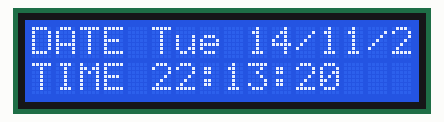
A sketch run on a simulated Arduino Uno, built with avr-gcc and run on an emulated ATmega328P. Parts: 16×2 character LCD. The local clock reads 2024-03-15 10:24:30 at power-on unless the sketch sets it.

Above: at 0.2 s.
At 4.1 s:
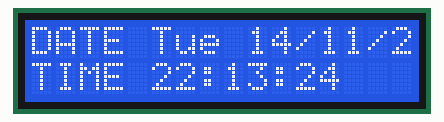
At 9.1 s:
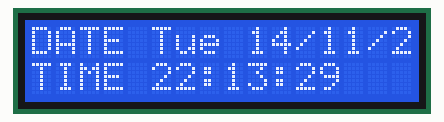
At 18.1 s:
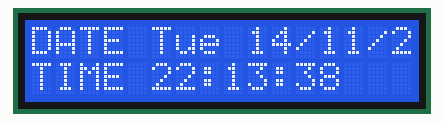
At 27.1 s:
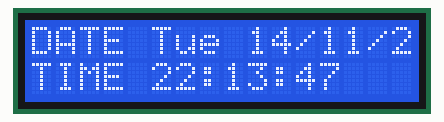
At 37.1 s:
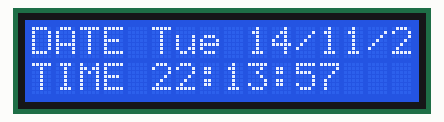

The sketch:

resetClock.ino
```cpp
    #include <Wire.h>
    #include <LiquidCrystal_I2C.h>
    #include "RTClib.h"
    RTC_DS1307 rtc;
    LiquidCrystal_I2C lcd(0x27, 16, 2);
    char daysOfTheWeek[7][12] = {"Sun", "Mon", "Tue", "Wed", "Thu", "Fri", "Sat"};
    void setup ()
    {
      Serial.begin(9600);

      //LCD
      lcd.init ();  // initialize the lcd
      lcd.backlight();//To Power ON the back light

      if (! rtc.begin())
      {
        lcd.print("Couldn't find RTC");
        while (1);
      }
      if (! rtc.isrunning())
      {
        lcd.print("RTC is NOT running!");
      }
        rtc.adjust(DateTime(F(__DATE__), F(__TIME__)));//auto update from computer time
        // rtc.adjust(DateTime(2023, 3, 21, 15, 24, 0));// to set the time manually

    }
    void loop ()
    {
      //clock start
        DateTime now = rtc.now();
        lcd.setCursor(0, 1);
        lcd.print("TIME");
        lcd.print(" ");
        lcd.print(now.hour());
        lcd.print(':');
        lcd.print(now.minute());
        lcd.print(':');
        lcd.print(now.second());
        lcd.print("  ");
        lcd.setCursor(0, 0);
        lcd.print("DATE");
        lcd.print(" ");
        lcd.print(daysOfTheWeek[now.dayOfTheWeek()]);
        lcd.print(" ");
        lcd.print(now.day());
        lcd.print('/');
        lcd.print(now.month());
        lcd.print('/');
        lcd.print(now.year());
        lcd.print("  ");
        //clock end


    }
```

Measured:
- what the display in image 1 shows lasts 1.1 s, from 4.0 s to 5.1 s
